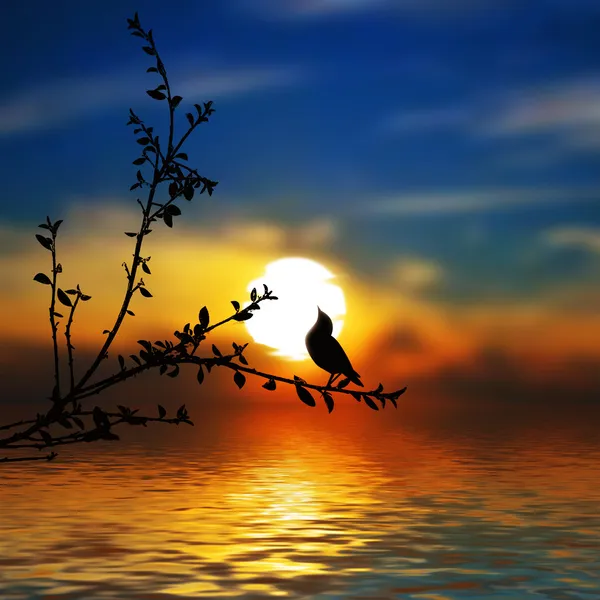
#> input picture Lecture04_Kmeans/bird.jpg, 600 x 600 px
$ python Demo_Kmeans_with_image.py
#> lines starting #> are read from the running program, lines starting #| are printed output that depends on the picture; long printed decimals are rounded
import matplotlib.pyplot as plt
from sklearn.cluster import KMeans
import numpy

img = plt.imread("bird.jpg")
#> img is the input picture: shape (600, 600, 3); mean R, G, B 94.2, 81, 68.6

width = img.shape[0]
#> width = 600
height = img.shape[1]
#> height = 600

# print(img.shape)
# print(img)

img = img.reshape(width * height, 3)

# print(img.shape)
# print(img)

kmeans = KMeans(n_clusters=5).fit(img)

labels = kmeans.predict(img)
clusters = kmeans.cluster_centers_
#> clusters = [[221.1, 162.7, 47.57], [31.71, 66.24, 108.8], [253.2, 249.4, 230.1], [148, 84.5, 34.5], [56.42, 34.01, 20.67]]

print(labels)
#> (printed output is left out)
print(clusters)
#| [[221.125 162.658  47.567]
#|  [ 31.709  66.237  108.813]
#|  [253.230 249.389 230.145]
#|  [148.002  84.504  34.499]
#|  [ 56.422  34.009  20.671]]

img2 = numpy.zeros_like(img)

print(img2)
#> (printed output is left out)

for i in range(len(img2)):
	img2[i] = clusters[labels[i]]

img2 = img2.reshape(width,height,3)
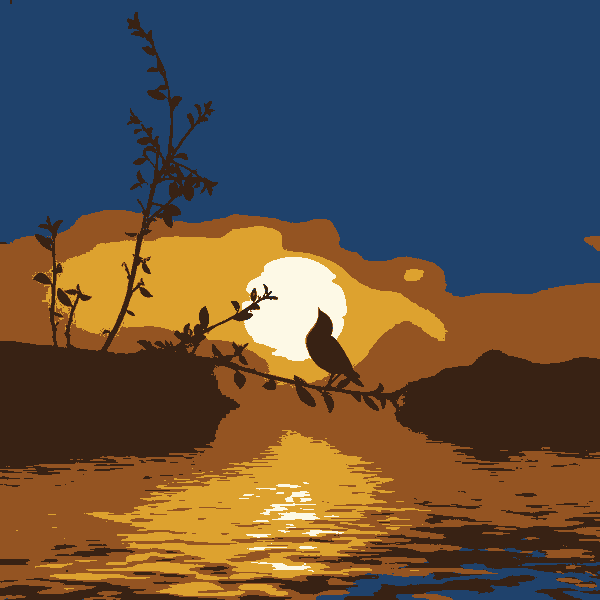
#> img2: shape (600, 600, 3); mean of channels 0, 1, 2 93.8, 80.6, 67.9; drawn as R, G, B

plt.imshow(img2)
plt.show()

$ run again, with Lecture04_Kmeans/tree.jpg copied over Lecture04_Kmeans/bird.jpg
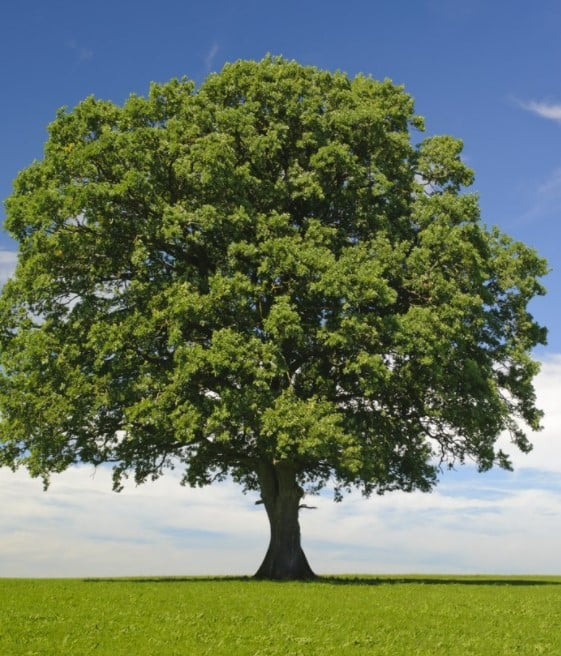
#> input picture Lecture04_Kmeans/tree.jpg, 561 x 656 px
#> img is the input picture: shape (656, 561, 3); mean R, G, B 103.5, 117.6, 93.9
#> clusters = [[125.2, 138.5, 47.28], [204.2, 209.5, 209.7], [87.87, 119.6, 170.2], [40.01, 48.15, 22.76], [80.23, 90.63, 45.88]]
#> (printed output is left out)
#| [[125.192 138.517  47.279]
#|  [204.166  209.492 209.741]
#|  [ 87.867 119.617  170.166]
#|  [ 40.010   48.146  22.764]
#|  [ 80.230   90.630  45.877]]
#> (printed output is left out)
#> `img2 = img2.reshape(width,height,3)`:
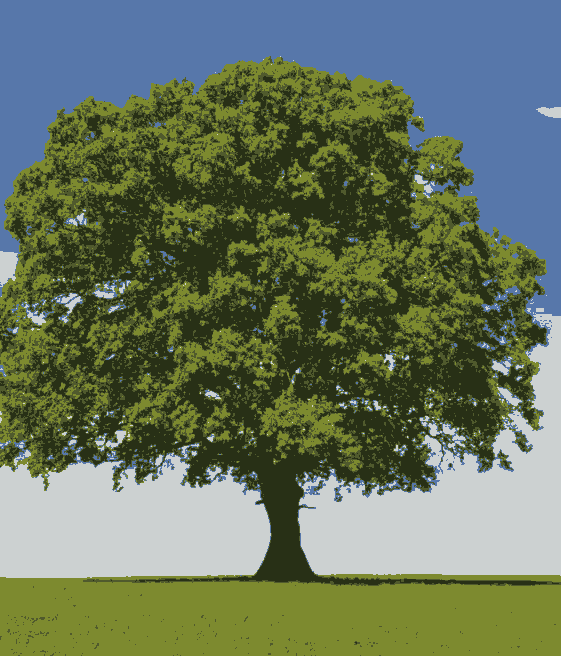
#> img2: shape (656, 561, 3); mean of channels 0, 1, 2 103.1, 117.1, 93.3; drawn as R, G, B
